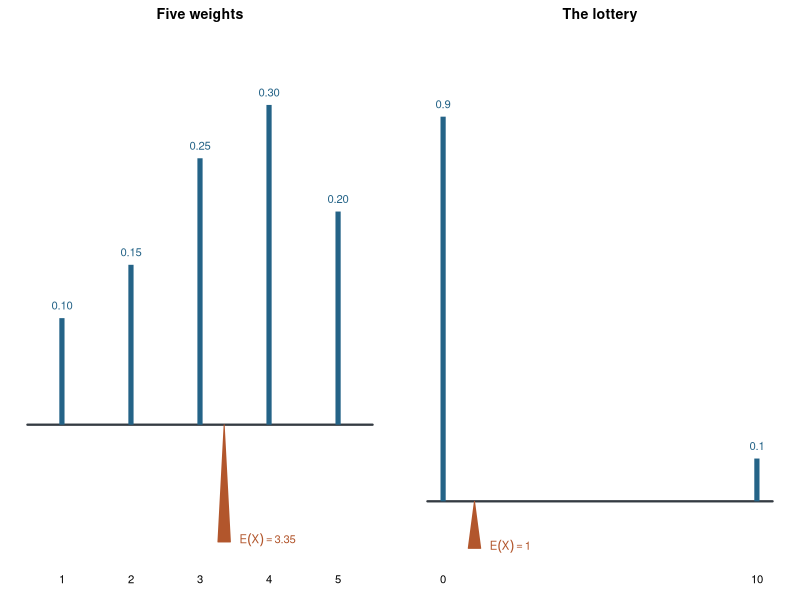
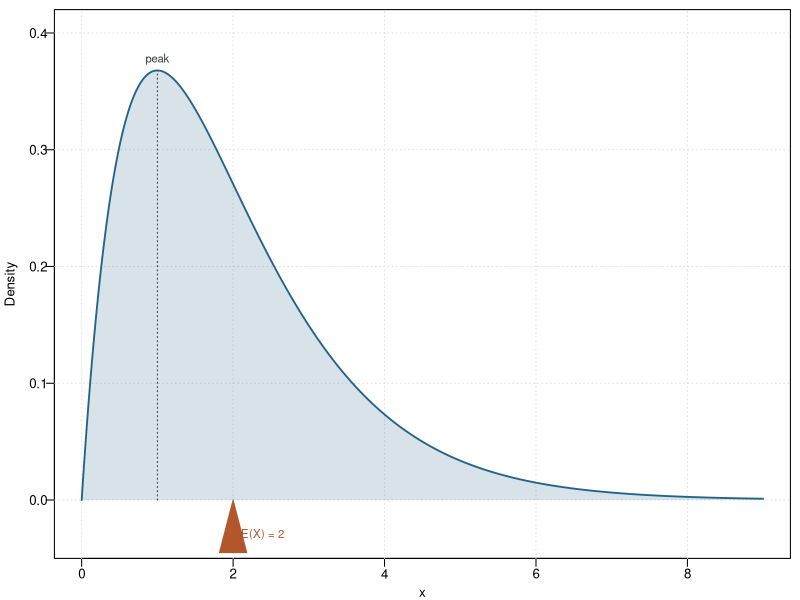
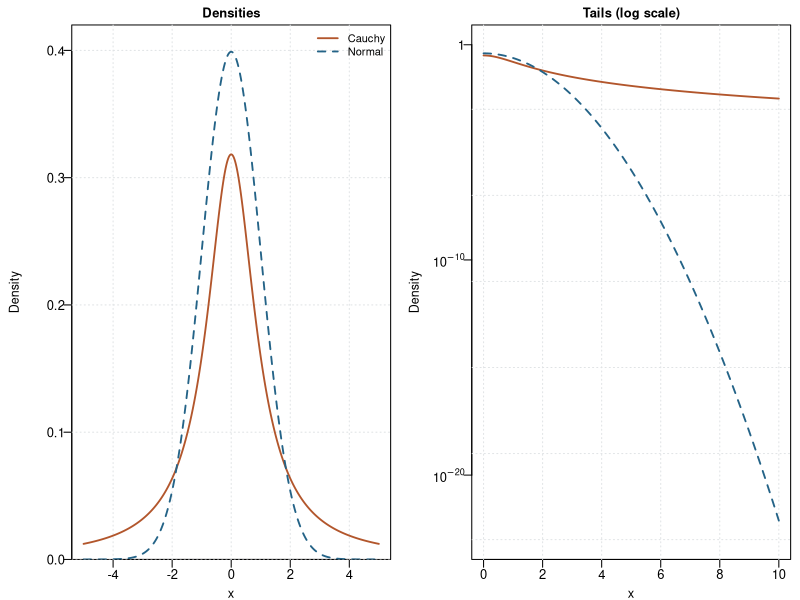
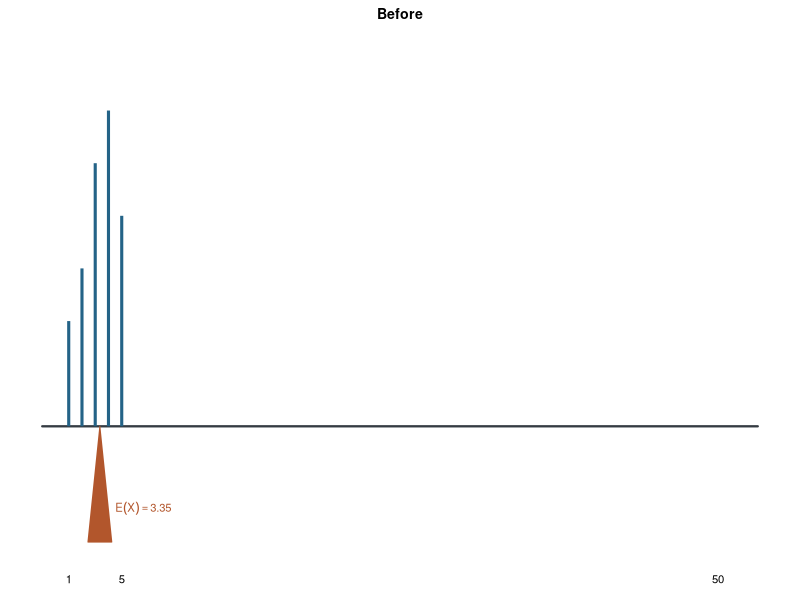
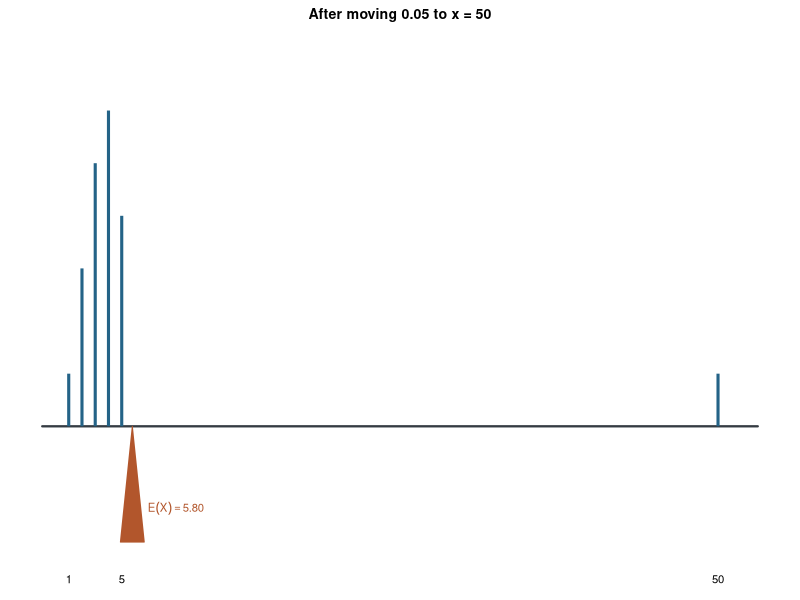
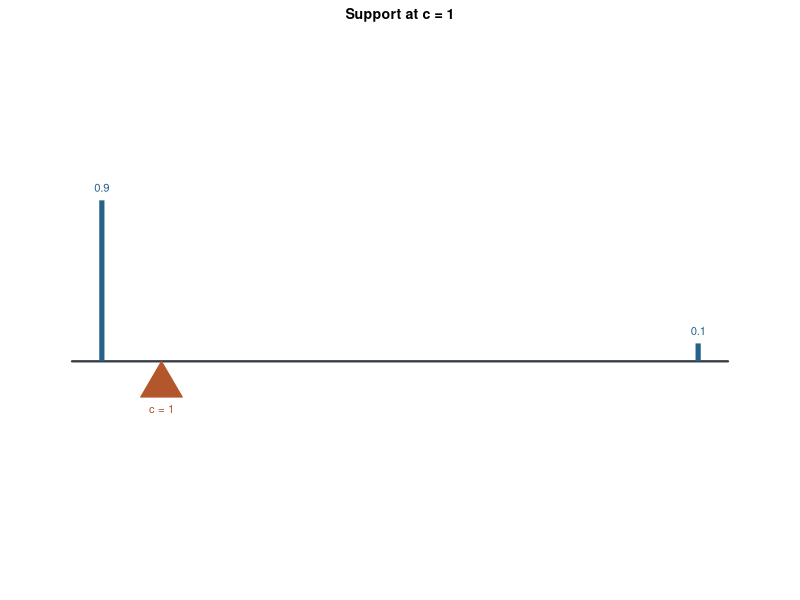
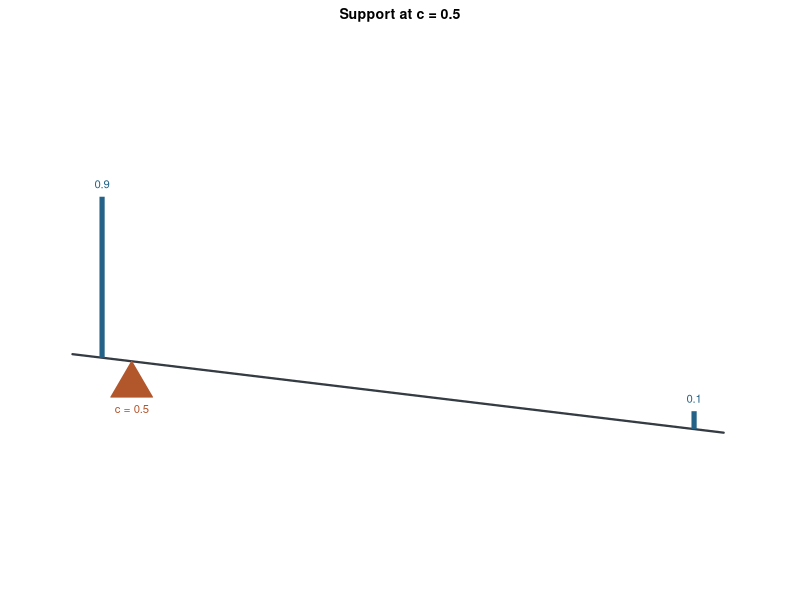
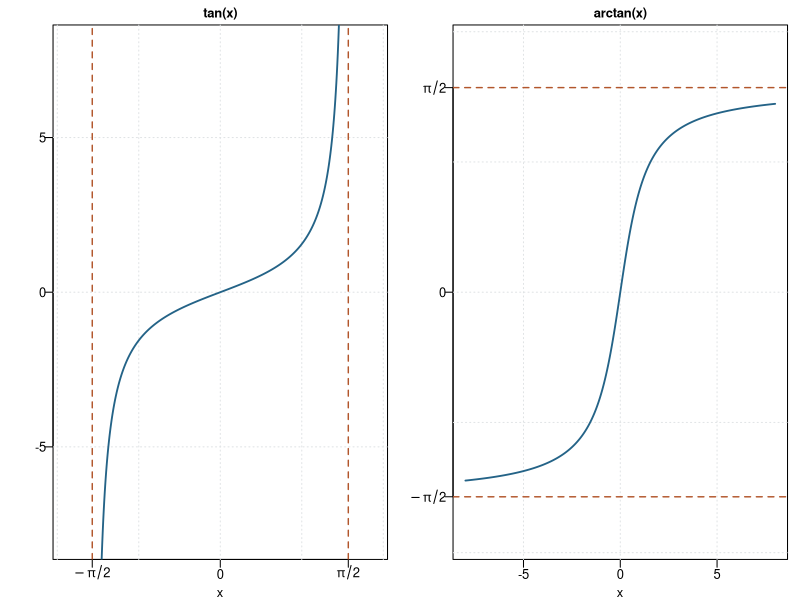

Write R code to recreate these figures, in order.
# Illustrative figures for the FSL remedy notes on the expected value.
# Run from the project directory: Rscript figure.R
dir.create("images", showWarnings = FALSE)
blue <- "#246387"
orange <- "#B2562C"
ink <- "#343B42"
grid_col <- "#E0E3E5"

# A weightless rod with weights p(x_j): it balances at E(X).
draw_rod <- function(x, p, xlim, main) {
  m <- sum(x * p)
  plot(NA, xlim = xlim, ylim = c(-.12, max(p) * 1.18), axes = FALSE,
       xlab = "", ylab = "", main = main, cex.main = 1)
  segments(xlim[1], 0, xlim[2], 0, col = ink, lwd = 2.2)
  segments(x, 0, x, p, col = blue, lwd = 5, lend = 1)
  text(x, p, labels = format(p), pos = 3, cex = .8, col = blue)
  axis(1, at = x, pos = -.12, col = NA, col.ticks = NA, cex.axis = .8, line = -1)
  polygon(m + c(-.18, .18, 0) * diff(xlim) / 10, c(-.11, -.11, 0),
          col = orange, border = orange)
  text(m, -.11, bquote(E(X) == .(m)), pos = 4, cex = .8, col = orange, offset = .9)
}

pdf("assets/rod-discrete.pdf", width = 8, height = 2.1,
    family = "Helvetica", useDingbats = FALSE)
par(mfrow = c(1, 2), mar = c(1.6, .8, 1.6, .8), cex = .85)
draw_rod(1:5, c(.10, .15, .25, .30, .20), c(.5, 5.5), "Five weights")
draw_rod(c(0, 10), c(.9, .1), c(-.5, 10.5), "The lottery")
dev.off()

# A continuous rod: the density is the mass per unit length.
# Gamma(2, 1): peak (mode) at 1, centre of mass (mean) at 2.
pdf("assets/rod-continuous.pdf", width = 4.6, height = 2.2,
    family = "Helvetica", useDingbats = FALSE)
par(mar = c(2.6, 3.4, .6, .6), mgp = c(1.6, .45, 0), las = 1, cex = .8)
xx <- seq(0, 9, length.out = 601)
yy <- dgamma(xx, shape = 2, rate = 1)
plot(xx, yy, type = "n", xlab = "x", ylab = "", ylim = c(-.05, .42), yaxs = "i")
grid(col = grid_col)
mtext("Density", side = 2, line = 2.3, las = 0, cex = .8)
polygon(c(xx, rev(xx)), c(yy, rep(0, length(xx))),
        col = adjustcolor(blue, .18), border = NA)
lines(xx, yy, col = blue, lwd = 1.8)
segments(1, 0, 1, dgamma(1, 2, 1), col = ink, lty = 3)
text(1, dgamma(1, 2, 1), "peak", pos = 3, cex = .85, col = ink)
polygon(2 + c(-.18, .18, 0), c(-.045, -.045, 0), col = orange, border = orange)
text(2, -.03, "E(X) = 2", pos = 4, cex = .85, col = orange)
dev.off()

# Cauchy against the standard Normal: same bell shape, very different tails.
pdf("assets/cauchy-normal.pdf", width = 8, height = 2.1,
    family = "Helvetica", useDingbats = FALSE)
par(mfrow = c(1, 2), mar = c(2.6, 4.6, 1.6, .6),
    mgp = c(1.65, .45, 0), las = 1, cex = .78)
xx <- seq(-5, 5, length.out = 601)
plot(xx, dnorm(xx), type = "n", xlab = "x", ylab = "", ylim = c(0, .42),
     yaxs = "i", main = "Densities", cex.main = 1)
grid(col = grid_col)
mtext("Density", side = 2, line = 3.2, las = 0, cex = .75)
lines(xx, dcauchy(xx), col = orange, lwd = 1.8)
lines(xx, dnorm(xx), col = blue, lwd = 1.8, lty = 2)
legend("topright", bty = "n", cex = .85, legend = c("Cauchy", "Normal"),
       col = c(orange, blue), lwd = 1.8, lty = c(1, 2))
xx <- seq(0, 10, length.out = 401)
plot(xx, dcauchy(xx), type = "n", log = "y", ylim = c(1e-23, 1),
     xlab = "x", ylab = "", main = "Tails (log scale)", cex.main = 1, yaxt = "n")
axis(2, at = 10^c(-20, -10, 0), labels = expression(10^-20, 10^-10, 1))
grid(col = grid_col)
mtext("Density", side = 2, line = 3.2, las = 0, cex = .75)
lines(xx, dcauchy(xx), col = orange, lwd = 1.8)
lines(xx, dnorm(xx), col = blue, lwd = 1.8, lty = 2)
dev.off()

# Lack of robustness: move 0.05 of probability from x = 1 to x = 50.
draw_far <- function(x, p, file, main) {
  m <- sum(x * p)
  pdf(file, width = 3.9, height = 2, family = "Helvetica", useDingbats = FALSE)
  par(mar = c(1.6, .8, 1.6, .8), cex = .85)
  xlim <- c(-1, 53)
  plot(NA, xlim = xlim, ylim = c(-.12, .36), axes = FALSE,
       xlab = "", ylab = "", main = main, cex.main = 1)
  segments(xlim[1], 0, xlim[2], 0, col = ink, lwd = 2.2)
  segments(x, 0, x, p, col = blue, lwd = 3, lend = 1)
  axis(1, at = c(1, 5, 50), pos = -.12, col = NA, col.ticks = NA,
       cex.axis = .8, line = -1)
  polygon(m + c(-.9, .9, 0), c(-.11, -.11, 0), col = orange, border = orange)
  text(m, -.08, bquote(E(X) == .(sprintf("%.2f", m))), pos = 4,
       cex = .8, col = orange, offset = .9)
  dev.off()
}
draw_far(1:5, c(.10, .15, .25, .30, .20), "assets/far-before.pdf", "Before")
draw_far(c(1:5, 50), c(.05, .15, .25, .30, .20, .05), "assets/far-after.pdf",
         "After moving 0.05 to x = 50")

# The lottery rod resting on a support at c: level if balanced, tilted if not.
draw_tilt <- function(c, angle, file, main) {
  pdf(file, width = 3.9, height = 1.55, family = "Helvetica", useDingbats = FALSE)
  par(mar = c(0, .8, 1.6, .8), cex = .85)
  x <- c(0, 10); p <- c(.9, .1)
  plot(NA, xlim = c(-1, 11), ylim = c(-1.6, 3.2), axes = FALSE, asp = 1,
       xlab = "", ylab = "", main = main, cex.main = 1)
  rot <- function(px, py) cbind(c + (px - c) * cos(angle) + py * sin(angle),
                                -(px - c) * sin(angle) + py * cos(angle))
  ends <- rot(c(-.5, 10.5), c(0, 0))
  lines(ends, col = ink, lwd = 2.2)
  base <- rot(x, c(0, 0))
  top <- base + cbind(0, p * 3)
  segments(base[, 1], base[, 2], top[, 1], top[, 2], col = blue, lwd = 5, lend = 1)
  text(top[, 1], top[, 2], format(p), pos = 3, cex = .8, col = blue)
  polygon(c + c(-.35, .35, 0), c(-.6, -.6, 0), col = orange, border = orange)
  text(c, -.6, paste("c =", c), pos = 1, cex = .8, col = orange)
  dev.off()
}
draw_tilt(1, 0, "assets/rod-balanced.pdf", "Support at c = 1")
draw_tilt(.5, .12, "assets/rod-tilted.pdf", "Support at c = 0.5")

# The tangent on (-pi/2, pi/2) and its inverse, the arctangent:
# vertical asymptotes at +-pi/2 become horizontal ones.
pdf("assets/tan-arctan.pdf", width = 8, height = 2.4,
    family = "Helvetica", useDingbats = FALSE)
par(mfrow = c(1, 2), mar = c(2.6, 3.4, 1.6, .8),
    mgp = c(1.6, .45, 0), las = 1, cex = .78)
h <- pi / 2
xx <- seq(-h + .03, h - .03, length.out = 501)
plot(xx, tan(xx), type = "n", xlim = c(-1.9, 1.9), ylim = c(-8, 8),
     xlab = "x", ylab = "", xaxt = "n", main = "tan(x)",
     cex.main = 1)
axis(1, at = c(-h, 0, h), labels = expression(-pi/2, 0, pi/2))
grid(col = grid_col)
abline(v = c(-h, h), col = orange, lty = 2, lwd = 1.4)
lines(xx, tan(xx), col = blue, lwd = 1.8)
xx <- seq(-8, 8, length.out = 501)
plot(xx, atan(xx), type = "n", ylim = c(-1.9, 1.9), xlab = "x", ylab = "",
     yaxt = "n", main = "arctan(x)", cex.main = 1)
axis(2, at = c(-h, 0, h), labels = expression(-pi/2, 0, pi/2))
grid(col = grid_col)
abline(h = c(-h, h), col = orange, lty = 2, lwd = 1.4)
lines(xx, atan(xx), col = blue, lwd = 1.8)
dev.off()

# Integrand of the expected value, x f(x): Cauchy against the standard Normal.
pdf("assets/cauchy-integrand.pdf", width = 4.6, height = 2.4,
    family = "Helvetica", useDingbats = FALSE)
par(mar = c(2.6, 3.6, .6, .6), mgp = c(1.6, .45, 0), las = 1, cex = .8)
xx <- seq(-10, 10, length.out = 801)
plot(xx, xx * dnorm(xx), type = "n", ylim = c(-.26, .26),
     xlab = "x", ylab = "")
grid(col = grid_col)
abline(h = 0, col = ink, lwd = .8)
mtext("x f(x)", side = 2, line = 2.6, las = 0, cex = .8)
lines(xx, xx * dcauchy(xx), col = orange, lwd = 1.8)
lines(xx, xx * dnorm(xx), col = blue, lwd = 1.8, lty = 2)
legend("topleft", bty = "n", cex = .85, legend = c("Cauchy", "Normal"),
       col = c(orange, blue), lwd = 1.8, lty = c(1, 2))
dev.off()

# A convex function: the chord between two points lies above the graph.
pdf("assets/convex-chord.pdf", width = 4.8, height = 2.9,
    family = "Helvetica", useDingbats = FALSE)
par(mar = c(2.2, 7, .6, .6), mgp = c(1.4, .45, 0), las = 1, cex = .8)
r <- function(x) .25 * (x - 1.5)^2 + .5
x1 <- .1; x2 <- 4.2; t <- .5
xm <- t * x1 + (1 - t) * x2
ym <- t * r(x1) + (1 - t) * r(x2)
xx <- seq(.05, 4.6, length.out = 401)
plot(xx, r(xx), type = "n", xlim = c(0, 4.7), ylim = c(0, 2.9),
     axes = FALSE, xlab = "", ylab = "", xaxs = "i", yaxs = "i")
box(bty = "l", col = ink)
segments(c(x1, xm, x2), 0, c(x1, xm, x2), c(r(x1), ym, r(x2)),
         col = grid_col, lty = 2)
segments(0, c(r(xm), ym), xm, c(r(xm), ym), col = grid_col, lty = 2)
segments(0, c(r(x1), r(x2)), c(x1, x2), c(r(x1), r(x2)), col = grid_col, lty = 2)
lines(xx, r(xx), col = blue, lwd = 1.8)
lines(c(x1, x2), r(c(x1, x2)), col = orange, lwd = 1.6)
points(c(x1, x2, xm, xm), c(r(x1), r(x2), r(xm), ym), pch = 19, cex = .6,
       col = c(ink, ink, blue, orange))
axis(1, at = c(x1, xm, x2), labels = expression(x[1], t*x[1] + (1-t)*x[2], x[2]),
     tick = FALSE, cex.axis = .85)
axis(2, at = c(r(xm), r(x1), ym, r(x2)), tick = FALSE, cex.axis = .8,
     labels = expression(r(t*x[1] + (1-t)*x[2]), r(x[1]),
                         t*r(x[1]) + (1-t)*r(x[2]), r(x[2])))
text(4.45, r(4.45), "r(x)", pos = 2, col = blue, cex = .9)
dev.off()

# The standard Normal: density and CDF.
purple <- "#7A5195"
green <- "#2E8B3E"
pdf("assets/normal-pdf-cdf.pdf", width = 8, height = 2.3,
    family = "Helvetica", useDingbats = FALSE)
par(mfrow = c(1, 2), mar = c(2.6, 3.2, 1.6, .6),
    mgp = c(1.65, .45, 0), las = 1, cex = .78)
xx <- seq(-3.5, 3.5, length.out = 601)
plot(xx, dnorm(xx), type = "n", xlab = "x", ylab = "", ylim = c(0, .46),
     yaxs = "i", main = expression(f[X](x)), cex.main = 1)
grid(col = grid_col)
lines(xx, dnorm(xx), col = blue, lwd = 1.8)
segments(0, 0, 0, dnorm(0), col = ink, lty = 3)
text(0, dnorm(0), expression(f[X](0) %~~% 0.3989), pos = 3, cex = .85, col = ink)
plot(xx, pnorm(xx), type = "n", xlab = "x", ylab = "", ylim = c(0, 1.05),
     yaxs = "i", main = expression(F[X](x)), cex.main = 1)
grid(col = grid_col)
lines(xx, pnorm(xx), col = blue, lwd = 1.8)
segments(-3.5, .5, 0, .5, col = ink, lty = 3)
segments(0, 0, 0, .5, col = ink, lty = 3)
text(0, .5, expression(F[X](0) == 0.5), pos = 4, cex = .85, col = ink)
dev.off()

# Four Normals: the mean moves the bell, the variance stretches it.
pdf("assets/normal-family.pdf", width = 8, height = 2.5,
    family = "Helvetica", useDingbats = FALSE)
par(mfrow = c(1, 2), mar = c(2.6, 3.2, 1.6, .6),
    mgp = c(1.65, .45, 0), las = 1, cex = .78)
pars <- list(c(0, .2), c(0, 1), c(0, 5), c(-2, .5))
cols <- c(blue, orange, green, purple)
labs <- c(expression(mu == 0 ~ "," ~ sigma^2 == 0.2),
          expression(mu == 0 ~ "," ~ sigma^2 == 1),
          expression(mu == 0 ~ "," ~ sigma^2 == 5),
          expression(mu == -2 ~ "," ~ sigma^2 == 0.5))
xx <- seq(-5, 5, length.out = 801)
plot(xx, xx, type = "n", xlab = "x", ylab = "", ylim = c(0, .95),
     yaxs = "i", main = expression(f[X](x)), cex.main = 1)
grid(col = grid_col)
for (k in 1:4) lines(xx, dnorm(xx, pars[[k]][1], sqrt(pars[[k]][2])),
                     col = cols[k], lwd = 1.8)
legend("topright", legend = labs, col = cols, lwd = 1.8, bty = "n", cex = .8)
plot(xx, xx, type = "n", xlab = "x", ylab = "", ylim = c(0, 1.05),
     yaxs = "i", main = expression(F[X](x)), cex.main = 1)
grid(col = grid_col)
for (k in 1:4) lines(xx, pnorm(xx, pars[[k]][1], sqrt(pars[[k]][2])),
                     col = cols[k], lwd = 1.8)
dev.off()

# Quantiles of the standard Normal: 97.5% below 1.96, 2.5% below -1.96,
# 95% in between.
draw_area <- function(a, b, label, main) {
  xx <- seq(-3.5, 3.5, length.out = 601)
  plot(xx, dnorm(xx), type = "n", xlab = "", ylab = "", ylim = c(0, .45),
       yaxs = "i", axes = FALSE, main = main, cex.main = 1)
  axis(1, at = c(-1.96, 0, 1.96), labels = c("-1.96", "0", "1.96"),
       cex.axis = .85)
  sx <- xx[xx >= a & xx <= b]
  polygon(c(sx, rev(sx)), c(dnorm(sx), rep(0, length(sx))),
          col = adjustcolor(orange, .35), border = NA)
  lines(xx, dnorm(xx), col = blue, lwd = 1.8)
  text(mean(c(max(a, -3.5), min(b, 3.5))), .12, label, cex = .9, col = ink)
}
pdf("assets/normal-quantiles.pdf", width = 8, height = 2,
    family = "Helvetica", useDingbats = FALSE)
par(mfrow = c(1, 3), mar = c(2.2, .6, 1.6, .6), mgp = c(1.4, .45, 0), cex = .78)
draw_area(-Inf, 1.96, "97.5%", expression(P(Z <= 1.96)))
draw_area(-Inf, -1.96, "", expression(P(Z <= -1.96)))
text(-2.6, .06, "2.5%", cex = .9, col = ink)
draw_area(-1.96, 1.96, "95%", expression(P(-1.96 <= Z ~ "" <= 1.96)))
dev.off()

# Light tails: the log-density of the standard Normal is a parabola.
pdf("assets/normal-log-density.pdf", width = 4.6, height = 2.3,
    family = "Helvetica", useDingbats = FALSE)
par(mar = c(2.6, 3.4, .6, .6), mgp = c(1.65, .45, 0), las = 1, cex = .78)
xx <- seq(-5, 5, length.out = 601)
plot(xx, dnorm(xx, log = TRUE), type = "n", xlab = "x", ylab = "")
grid(col = grid_col)
mtext(expression(log ~ f[X](x)), side = 2, line = 2.2, las = 0, cex = .78)
lines(xx, dnorm(xx, log = TRUE), col = blue, lwd = 1.8)
dev.off()

# Standardization: N(170, 10^2) becomes N(0, 1); x = 190 becomes z = 2,
# and the area on its left stays the same.
draw_std <- function(mu, s, x0, main, xlab, lab) {
  xx <- seq(mu - 4 * s, mu + 4 * s, length.out = 601)
  yy <- dnorm(xx, mu, s)
  plot(xx, yy, type = "n", xlab = xlab, ylab = "", yaxs = "i",
       ylim = c(0, max(yy) * 1.25), main = main, cex.main = 1)
  grid(col = grid_col)
  sx <- xx[xx <= x0]
  polygon(c(sx, rev(sx)), c(dnorm(sx, mu, s), rep(0, length(sx))),
          col = adjustcolor(orange, .3), border = NA)
  lines(xx, yy, col = blue, lwd = 1.8)
  segments(x0, 0, x0, dnorm(x0, mu, s), col = orange, lwd = 1.5)
  text(x0, dnorm(x0, mu, s), lab, pos = 4, cex = .85, col = orange)
  segments(mu, 0, mu, dnorm(mu, mu, s), col = ink, lty = 3)
}
pdf("assets/normal-standardization.pdf", width = 8, height = 2.3,
    family = "Helvetica", useDingbats = FALSE)
par(mfrow = c(1, 2), mar = c(2.6, 3.4, 1.6, .6),
    mgp = c(1.65, .45, 0), las = 1, cex = .78)
draw_std(170, 10, 190, expression(X %~% N(170, 10^2)), "x", "x = 190")
draw_std(0, 1, 2, expression(Z == (X - 170) / 10 %~% N(0, 1)), "z", "z = 2")
dev.off()

# Learning: 50 made-up heights and two Normal candidates.
set.seed(7)
heights <- round(rnorm(50, 172, 7))
draw_heights <- function(main, mu = NULL, s = NULL, col = blue) {
  br <- seq(130, 205, by = 5)
  hist(heights, breaks = br, freq = FALSE, main = main, cex.main = 1,
       xlab = "height (cm)", ylab = "", xlim = c(130, 205), ylim = c(0, .085),
       col = adjustcolor(ink, .15), border = "white", yaxs = "i")
  rug(heights, col = ink)
  if (!is.null(mu)) {
    xx <- seq(130, 205, length.out = 400)
    lines(xx, dnorm(xx, mu, s), col = col, lwd = 2)
  }
}
pdf("assets/heights-candidates.pdf", width = 8, height = 2.3,
    family = "Helvetica", useDingbats = FALSE)
par(mfrow = c(1, 3), mar = c(2.6, 2.6, 1.6, .4),
    mgp = c(1.5, .45, 0), las = 1, cex = .72)
draw_heights("Observed heights")
draw_heights(expression(theta == (list(170, 10^2))), 170, 10, blue)
draw_heights(expression(theta == (list(150, 5^2))), 150, 5, orange)
dev.off()
cat("heights summary:", range(heights), mean(heights), "\n")

# A mixture of two Normals: women and men, each weighted 0.5.
pdf("assets/heights-mixture.pdf", width = 5.2, height = 2.5,
    family = "Helvetica", useDingbats = FALSE)
par(mar = c(2.6, 3.2, .6, .6), mgp = c(1.6, .45, 0), las = 1, cex = .78)
xx <- seq(140, 205, length.out = 600)
fw <- .5 * dnorm(xx, 163, 6.5)
fm <- .5 * dnorm(xx, 177, 7)
plot(xx, fw + fm, type = "n", xlab = "height (cm)", ylab = "",
     ylim = c(0, .047), yaxs = "i")
grid(col = grid_col)
lines(xx, fw, col = orange, lwd = 1.6, lty = 2)
lines(xx, fm, col = blue, lwd = 1.6, lty = 2)
lines(xx, fw + fm, col = ink, lwd = 2.2)
legend("topright", bty = "n", cex = .85, lwd = c(1.6, 1.6, 2.2),
       lty = c(2, 2, 1), col = c(orange, blue, ink),
       legend = c("p(height | woman) p(woman)", "p(height | man) p(man)",
                  "p(height)"))
dev.off()

# A Gaussian mixture with K = 3: three weighted bells and their sum.
pdf("assets/gmm-three.pdf", width = 5.2, height = 2.5,
    family = "Helvetica", useDingbats = FALSE)
par(mar = c(2.6, 3.2, .6, .6), mgp = c(1.6, .45, 0), las = 1, cex = .78)
xx <- seq(-6, 10, length.out = 800)
w <- c(.3, .45, .25); m <- c(-2, 2.5, 6.5); s <- c(1.1, 1.3, 1)
comp <- sapply(1:3, function(j) w[j] * dnorm(xx, m[j], s[j]))
tot <- rowSums(comp)
plot(xx, tot, type = "n", xlab = "o", ylab = "", ylim = c(0, max(tot) * 1.25),
     yaxs = "i", xaxt = "n")
axis(1, at = m, labels = expression(mu[1], mu[2], mu[3]))
grid(col = grid_col)
cols3 <- c(orange, blue, green)
for (j in 1:3) lines(xx, comp[, j], col = cols3[j], lwd = 1.6, lty = 2)
lines(xx, tot, col = ink, lwd = 2.2)
legend("topright", bty = "n", cex = .8, lwd = c(1.6, 1.6, 1.6, 2.2),
       lty = c(2, 2, 2, 1), col = c(cols3, ink),
       legend = c(expression(pi[1] * N(o * "|" * mu[1], sigma[1]^2)),
                  expression(pi[2] * N(o * "|" * mu[2], sigma[2]^2)),
                  expression(pi[3] * N(o * "|" * mu[3], sigma[3]^2)),
                  expression(f[O](o))))
dev.off()

# Labelled heights: split by group and fit one Normal to each part.
set.seed(2)
grp <- sample(c("woman", "man"), 50, TRUE)
hgt <- round(ifelse(grp == "woman", rnorm(50, 163, 6.5), rnorm(50, 177, 7)))
draw_group <- function(x, main, col) {
  m <- mean(x); s <- sqrt(mean((x - m)^2))
  hist(x, breaks = seq(140, 200, by = 5), freq = FALSE, main = main,
       cex.main = 1, xlab = "height (cm)", ylab = "", xlim = c(140, 200),
       ylim = c(0, .085), col = adjustcolor(col, .25), border = "white",
       yaxs = "i")
  rug(x, col = col)
  xx <- seq(140, 200, length.out = 400)
  lines(xx, dnorm(xx, m, s), col = col, lwd = 2)
}
pdf("assets/heights-split.pdf", width = 8, height = 2.4,
    family = "Helvetica", useDingbats = FALSE)
par(mfrow = c(1, 2), mar = c(2.6, 2.8, 1.6, .6),
    mgp = c(1.5, .45, 0), las = 1, cex = .75)
draw_group(hgt[grp == "woman"], "Women: 25 heights", orange)
draw_group(hgt[grp == "man"], "Men: 25 heights", blue)
dev.off()

# ELBO sketch: the log-likelihood and a lower bound F(q, theta) that never exceeds it.
pdf("assets/elbo-sketch.pdf", width = 5.2, height = 2.5,
    family = "Helvetica", useDingbats = FALSE)
par(mar = c(1.6, 1.2, .6, .6), mgp = c(1.6, .45, 0), las = 1, cex = .78)
tt <- seq(0, 10, length.out = 600)
lp <- 3 + 1.2 * exp(-(tt - 4)^2 / 6) + .8 * exp(-(tt - 7.5)^2 / 1.5)
fq <- 2.2 + 1.3 * exp(-(tt - 5)^2 / 5)
plot(tt, lp, type = "n", xlab = "", ylab = "", xaxt = "n",
     yaxt = "n", ylim = c(1.8, 4.8), yaxs = "i")
title(xlab = expression(theta), line = .5)
grid(col = grid_col)
lines(tt, lp, col = blue, lwd = 2.2)
lines(tt, fq, col = orange, lwd = 2.2, lty = 2)
legend("topleft", bty = "n", cex = .85, lwd = 2.2, lty = c(1, 2),
       col = c(blue, orange),
       legend = c(expression(log ~ p[theta](obs)), expression(F(q, theta))))
dev.off()

# ELBO before and after a change of theta: F goes up, log p_theta(obs) goes down.
elbo_lp <- function(t) 3 + 1.2 * exp(-(t - 4)^2 / 6) + .8 * exp(-(t - 7.5)^2 / 1.5)
elbo_fq <- function(t) 2.2 + 1.3 * exp(-(t - 5)^2 / 5)
elbo_panel <- function(file, t_now, t_old = NULL, label) {
  pdf(file, width = 3.6, height = 2.6, family = "Helvetica", useDingbats = FALSE)
  par(mar = c(2.6, 1.2, 1.4, .6), mgp = c(1.6, .45, 0), las = 1, cex = .78)
  tt <- seq(0, 10, length.out = 600)
  plot(tt, elbo_lp(tt), type = "n", xlab = "", ylab = "", xaxt = "n",
       yaxt = "n", ylim = c(1.8, 4.8), yaxs = "i", main = label,
       cex.main = 1, font.main = 1)
  axis(1, at = c(t_old, t_now),
       labels = if (is.null(t_old)) expression(theta[old])
                else expression(theta[old], theta[new]))
  grid(col = grid_col)
  lines(tt, elbo_lp(tt), col = blue, lwd = 2.2)
  lines(tt, elbo_fq(tt), col = orange, lwd = 2.2, lty = 2)
  if (!is.null(t_old)) {
    points(c(t_old, t_old), c(elbo_lp(t_old), elbo_fq(t_old)),
           pch = 21, col = "grey55", bg = "white", cex = 1.1)
    segments(t_old, elbo_fq(t_old), t_old, elbo_lp(t_old), col = "grey65",
             lty = 3)
  }
  segments(t_now, elbo_fq(t_now), t_now, elbo_lp(t_now), col = ink, lty = 3)
  points(t_now, elbo_lp(t_now), pch = 19, col = blue, cex = 1.1)
  points(t_now, elbo_fq(t_now), pch = 19, col = orange, cex = 1.1)
  legend("topleft", bty = "n", cex = .8, lwd = 2.2, lty = c(1, 2),
         col = c(blue, orange),
         legend = c(expression(log ~ p[theta](obs)), expression(F(q, theta))))
  dev.off()
}
elbo_panel("assets/elbo-before.pdf", t_now = 7.5, label = "Before")
elbo_panel("assets/elbo-after.pdf", t_now = 6, t_old = 7.5, label = "After")
cat("before lp", elbo_lp(7.5), "F", elbo_fq(7.5), "after lp", elbo_lp(6), "F", elbo_fq(6), "\n")

# ELBO with q equal to the posterior at theta_old: it touches log p_theta(obs) there.
pdf("assets/elbo-touch.pdf", width = 5.2, height = 2.8,
    family = "Helvetica", useDingbats = FALSE)
par(mar = c(1.8, 1.2, .6, .6), mgp = c(1.6, .45, 0), las = 1, cex = .78)
t0 <- 7.5
elbo_touch <- function(t) elbo_lp(t) - .12 * (t - t0)^2
tt <- seq(0, 10, length.out = 600)
plot(tt, elbo_lp(tt), type = "n", xlab = "", ylab = "", xaxt = "n",
     yaxt = "n", ylim = c(1.8, 4.8), yaxs = "i")
axis(1, at = t0, labels = expression(theta[old]))
grid(col = grid_col)
lines(tt, elbo_fq(tt), col = "grey70", lwd = 1.6, lty = 2)
lines(tt, elbo_lp(tt), col = blue, lwd = 2.2)
lines(tt, elbo_touch(tt), col = orange, lwd = 2.2, lty = 2)
segments(t0, 1.8, t0, elbo_lp(t0), col = ink, lty = 3)
points(t0, elbo_lp(t0), pch = 21, col = ink, bg = orange, cex = 1.2)
legend("topleft", bty = "n", cex = .8, lwd = c(2.2, 2.2, 1.6),
       lty = c(1, 2, 2), col = c(blue, orange, "grey70"),
       legend = c(expression(log ~ p[theta](obs)),
                  expression(F(q, theta) ~ "with" ~
                             q == p[theta[old]](hid ~ "|" ~ obs)),
                  expression(F(q, theta) ~ "with the" ~ q ~ "of Example 18")))
dev.off()

# Coordinate ascent on F(q, theta): a step in q, then a step in theta, and so on.
pdf("assets/em-coordinate-ascent.pdf", width = 4.2, height = 3,
    family = "Helvetica", useDingbats = FALSE)
par(mar = c(2.2, 2.2, .6, .6), mgp = c(1, .45, 0), las = 1, cex = .78)
a <- 1; b <- 1; cc <- .8; x0 <- 6; y0 <- 6
Fxy <- function(x, y) -(a * (x - x0)^2 + b * (y - y0)^2 + 2 * cc * (x - x0) * (y - y0))
gx <- seq(0, 10, length.out = 200); gy <- seq(0, 10, length.out = 200)
z <- outer(gx, gy, Fxy)
contour(gx, gy, z, levels = -c(1, 4, 9, 16, 25, 36, 49), drawlabels = FALSE,
        col = "grey70", xaxt = "n", yaxt = "n", xlab = "", ylab = "", xaxs = "i",
        yaxs = "i")
title(xlab = "q (a distribution)", ylab = expression(theta ~ "(a parameter)"),
      line = .6)
px <- 1.2; py <- 9; path_x <- px; path_y <- py
for (k in 1:6) {
  px <- x0 - cc * (py - y0) / a; path_x <- c(path_x, px); path_y <- c(path_y, py)
  py <- y0 - cc * (px - x0) / b; path_x <- c(path_x, px); path_y <- c(path_y, py)
}
lines(path_x, path_y, col = orange, lwd = 1.8)
points(path_x[1], path_y[1], pch = 19, col = ink, cex = .9)
points(x0, y0, pch = 4, col = ink, cex = 1.1, lwd = 1.6)
text(path_x[1], path_y[1], "start", pos = 4, cex = .85, col = ink)
dev.off()

# EM step by step: each E-step builds a lower bound that touches log p at the
# current theta, each M-step moves to the top of that bound.
em_bound <- function(t, at) elbo_lp(t) - .06 * (t - at)^2
em_argmax <- function(at) optimize(function(t) em_bound(t, at), c(0, 10),
                                   maximum = TRUE)$maximum
th <- c(.6); for (k in 1:2) th <- c(th, em_argmax(th[k]))
pdf("assets/em-steps.pdf", width = 7, height = 4.6, family = "Helvetica",
    useDingbats = FALSE)
par(mfrow = c(2, 2), mar = c(2, 1, 1.6, .6), mgp = c(1.6, .4, 0), las = 1,
    cex = .72)
tt <- seq(0, 10, length.out = 600)
em_panel <- function(title, at, show_move, labels) {
  plot(tt, elbo_lp(tt), type = "n", xlab = "", ylab = "", xaxt = "n",
       yaxt = "n", ylim = c(1.8, 4.8), yaxs = "i", main = title,
       cex.main = 1, font.main = 1)
  grid(col = grid_col)
  lines(tt, elbo_lp(tt), col = blue, lwd = 2)
  lines(tt, em_bound(tt, at), col = orange, lwd = 2, lty = 2)
  ticks <- at; labs <- labels[1]
  points(at, elbo_lp(at), pch = 21, col = ink, bg = orange, cex = 1.1)
  if (show_move) {
    nw <- em_argmax(at)
    segments(nw, em_bound(nw, at), nw, elbo_lp(nw), col = ink, lty = 3)
    points(nw, em_bound(nw, at), pch = 19, col = orange, cex = 1)
    points(nw, elbo_lp(nw), pch = 19, col = blue, cex = 1.1)
    arrows(at, 2.05, nw, 2.05, length = .07, col = ink)
    ticks <- c(at, nw); labs <- labels
    if (abs(nw - at) < 1) { ticks <- nw; labs <- labels[2] }
  }
  axis(1, at = ticks, labels = labs)
}
em_panel("E-step, t = 1", th[1], FALSE, expression(theta^(0)))
em_panel("M-step, t = 1", th[1], TRUE, expression(theta^(0), theta^(1)))
em_panel("E-step, t = 2", th[2], FALSE, expression(theta^(1)))
em_panel("M-step, t = 2", th[2], TRUE, expression(theta^(1), theta^(2)))
dev.off()
cat("EM thetas", th, "lp", elbo_lp(th), "\n")

# Risk of the share of the stock example as a function of the guess d.
share_x <- c(-2, 0, 1, 3); share_p <- c(.1, .4, .3, .2)
share_mse <- function(d) sapply(d, function(t) sum((share_x - t)^2 * share_p))
share_mae <- function(d) sapply(d, function(t) sum(abs(share_x - t) * share_p))
dd <- seq(-2.5, 3.5, length.out = 601)

pdf("assets/share-mse.pdf", width = 4.8, height = 2.6,
    family = "Helvetica", useDingbats = FALSE)
par(mar = c(2.6, 3.6, .6, .6), mgp = c(1.6, .45, 0), las = 1, cex = .8)
plot(dd, share_mse(dd), type = "n", xlab = "guess d", ylab = "", ylim = c(1, 12.3))
grid(col = grid_col)
mtext(expression(E(X - d)^2), side = 2, line = 2.4, las = 0, cex = .8)
lines(dd, share_mse(dd), col = blue, lwd = 2.2)
points(c(0, 1), share_mse(c(0, 1)), pch = 19, col = ink, cex = .8)
text(c(0, 1), share_mse(c(0, 1)), c("d = 0", "d = 1"), pos = 1, offset = .6,
     cex = .8, col = ink)
points(.7, share_mse(.7), pch = 19, col = orange, cex = 1.1)
text(.7, share_mse(.7), "E(X) = 0.7", pos = 3, offset = 1.6, cex = .8,
     col = orange)
dev.off()

pdf("assets/share-mae.pdf", width = 4.8, height = 2.6,
    family = "Helvetica", useDingbats = FALSE)
par(mar = c(2.6, 3.6, .6, .6), mgp = c(1.6, .45, 0), las = 1, cex = .8)
plot(dd, share_mae(dd), type = "n", xlab = "guess d", ylab = "")
grid(col = grid_col)
mtext("E|X - d|", side = 2, line = 2.4, las = 0, cex = .8)
lines(dd, share_mae(dd), col = blue, lwd = 2.2)
segments(0, 1.1, 1, 1.1, col = orange, lwd = 3.5)
text(.5, 1.1, "medians: [0, 1]", pos = 3, offset = 1.6, cex = .8,
     col = orange)
dev.off()

# Shift and scale: alpha moves the density, beta stretches it.
var_panel <- function(file, xlim, m2, s2, label2, main, where = "topright") {
  pdf(file, width = 3.2, height = 2.4, family = "Helvetica", useDingbats = FALSE)
  par(mar = c(2.6, 2.2, 1.4, .4), mgp = c(1.6, .45, 0), las = 1, cex = .8)
  xx <- seq(xlim[1], xlim[2], length.out = 600)
  plot(NA, xlim = xlim, ylim = c(-.07, .43), xlab = "", ylab = "",
       yaxt = "n", main = main, cex.main = 1, font.main = 1)
  grid(col = grid_col)
  lines(xx, dnorm(xx), col = blue, lwd = 2.2)
  lines(xx, dnorm(xx, m2, s2), col = orange, lwd = 2.2, lty = 2)
  # one standard deviation on each side of the centre
  segments(-1, -.035, 1, -.035, col = blue, lwd = 3)
  segments(m2 - s2, -.065, m2 + s2, -.065, col = orange, lwd = 3)
  legend(where, c("X", label2), col = c(blue, orange), lwd = 2,
         lty = c(1, 2), bty = "n", cex = .85)
  dev.off()
}
var_panel("assets/var-shift.pdf", c(-3.5, 6.5), 3, 1, "X + 3",
          "(1)", "topleft")
var_panel("assets/var-scale.pdf", c(-6, 6), 0, 2, "2X",
          "(2)")

# A degenerate distribution: all the probability sits on E(X).
pdf("assets/degenerate.pdf", width = 4.2, height = 2.4,
    family = "Helvetica", useDingbats = FALSE)
par(mar = c(2.6, 3.6, .6, .6), mgp = c(1.6, .45, 0), las = 1, cex = .8)
plot(NA, xlim = c(0, 4), ylim = c(0, 1.12), xlab = "x", ylab = "")
grid(col = grid_col)
mtext("P(X = x)", side = 2, line = 2.4, las = 0, cex = .8)
segments(2, 0, 2, 1, col = orange, lwd = 6, lend = 1)
text(2, 1, "P(X = 2) = 1", pos = 4, offset = .7, cex = .8, col = orange)
text(2, .86, "E(X) = 2", pos = 4, offset = .7, cex = .8, col = ink)
dev.off()

# The sign of the covariance: the dashed lines mark the means, and each
# point is coloured by the sign of the product of its two gaps.
cov_panel <- function(x, y, main, xlab, ylab) {
  plot(x, y, type = "n", xlab = xlab, ylab = ylab, xaxt = "n", yaxt = "n",
       main = main, cex.main = 1, font.main = 1)
  grid(col = grid_col)
  abline(v = mean(x), h = mean(y), col = ink, lty = 2)
  same <- (x - mean(x)) * (y - mean(y)) > 0
  points(x, y, pch = 19, cex = .8, col = ifelse(same, blue, orange))
}
set.seed(12)
pdf("assets/cov-sign.pdf", width = 8, height = 2.6,
    family = "Helvetica", useDingbats = FALSE)
par(mfrow = c(1, 3), mar = c(1.8, 1.8, 1.4, .6), mgp = c(.5, 0, 0), cex = .8)
hours <- runif(60, 0, 10)
cov_panel(hours, 18 + 1.2 * hours + rnorm(60, 0, 1.6), "(1)",
          "hours of study", "grade")
speed <- runif(60, 50, 130)
cov_panel(speed, 300 / speed + rnorm(60, 0, .25), "(2)",
          "speed", "travel time")
cov_panel(rnorm(60), rnorm(60), "(3)", "X", "Y")
dev.off()

# Correlation is not transitive: hours worked, income and holidays
set.seed(32)
n_people <- 60
hours <- round(runif(n_people, 20, 55))
wealth <- rgamma(n_people, shape = 2, scale = 15)
income <- 1.5 * hours + wealth + rnorm(n_people, 0, 2)
holidays <- 7 + 0.1 * wealth - 0.1 * hours + rnorm(n_people, 0, .3)
pdf("assets/corr-transitivity.pdf", width = 8, height = 2.6,
    family = "Helvetica", useDingbats = FALSE)
par(mfrow = c(1, 3), mar = c(1.8, 1.8, 1.4, .6), mgp = c(.5, 0, 0), cex = .8)
cov_panel(hours, income, "(1)", "hours worked", "income")
cov_panel(income, holidays, "(2)", "income", "weeks of holiday")
cov_panel(hours, holidays, "(3)", "hours worked", "weeks of holiday")
dev.off()
